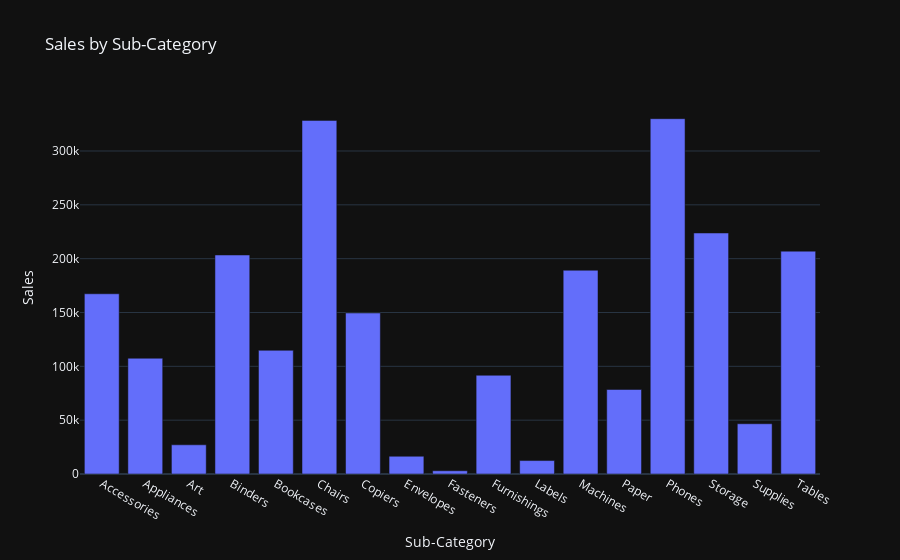

Write notebook code for a chart like this one.
### Markdown cell above
# Sales by Sub Category

### Code cell
sales_by_subcategory = df.groupby('Sub-Category')['Sales'].sum().reset_index()

fig = px.bar(sales_by_subcategory, x='Sub-Category', y='Sales', title='Sales by Sub-Category')

fig.show()

### Figure 1 — Plotly figure (JSON) as saved in the notebook; plotly's stock layout.template omitted (floating-point values rounded to 4 significant figures)
{"data": [{"hovertemplate": "Sub-Category=%{x}<br>Sales=%{y}<extra></extra>", "legendgroup": "", "marker": {"color": "#636efa", "pattern": {"shape": ""}}, "name": "", "orientation": "v", "showlegend": false, "textposition": "auto", "x": ["Accessories", "Appliances", "Art", "Binders", "Bookcases", "Chairs", "Copiers", "Envelopes", "Fasteners", "Furnishings", "Labels", "Machines", "Paper", "Phones", "Storage", "Supplies", "Tables"], "xaxis": "x", "y": [167400.0, 107500.0, 27120.0, 203400.0, 114900.0, 328400.0, 149500.0, 16480.0, 3024.0, 91710.0, 12490.0, 189200.0, 78480.0, 330000.0, 223800.0, 46670.0, 207000.0], "yaxis": "y", "type": "bar"}], "layout": {"xaxis": {"anchor": "y", "domain": [0.0, 1.0], "title": {"text": "Sub-Category"}}, "yaxis": {"anchor": "x", "domain": [0.0, 1.0], "title": {"text": "Sales"}}, "legend": {"tracegroupgap": 0}, "title": {"text": "Sales by Sub-Category"}, "barmode": "relative"}}
